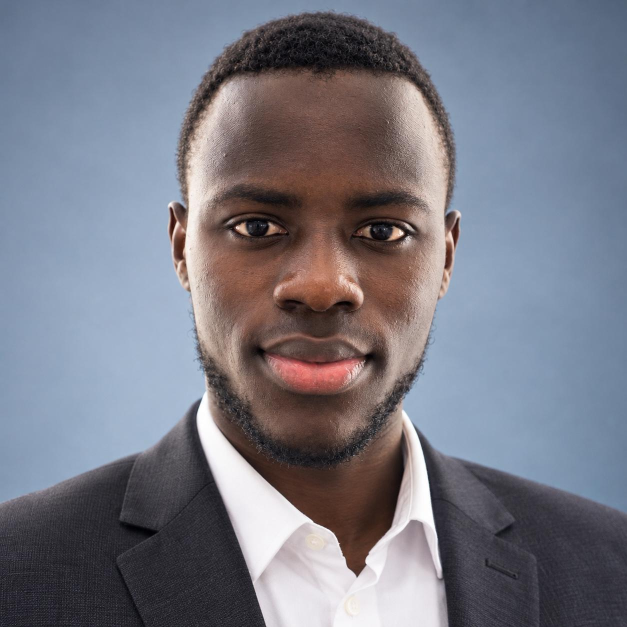
#> input picture photo_profil.jpeg, 1254 x 1254 px (shown at 1/2 size)
$ python make_ascii_svg.py ../photo_profil.jpeg
#> lines starting #> are read from the running program, lines starting #| are printed output that depends on the picture
"""Convertit source-prepped.png en portrait ASCII monochrome qui « s'écrit » ligne par ligne (SVG, SMIL).

- Rampe de densité : clair (clairsemé) -> sombre (dense). L'espace en tête efface le fond.
- Monochrome : une seule couleur de remplissage. Colorer chaque caractère donne l'effet « neige » de la plupart des portraits.
- Chaque ligne est révélée de gauche à droite par un rectangle de découpe animé, un petit curseur bloc suit le bord ;
  les lignes se décalent de haut en bas. Le portrait s'imprime une fois puis se fige (pas de boucle).
- SMIL tourne dans un SVG inclus via <img> : c'est ce que GitHub exécute.
STATIC=1 produit une image figée (aperçu local).

Usage : python scripts/make_ascii_svg.py [source-prepped.png]   ->  assets/ascii-portrait.svg
"""
from __future__ import annotations

import os
import sys
from html import escape
from pathlib import Path

import numpy as np
from PIL import Image

ROOT = Path(__file__).resolve().parent.parent
OUTPUT = ROOT / "assets" / "ascii-portrait.svg"
STATIC = os.environ.get("STATIC") == "1"

RAMP = " .`:-=+*cs#%@"            # clair (clairsemé) -> sombre (dense)
COLUMNS, ROWS = 100, 53           # grille fixe : le portrait a toujours la même emprise
CHAR_W, LINE_H = 6.0, 12.0        # largeur / hauteur d'une case (rapport 0,5 : un caractère est ~2x plus haut que large)
PAD = 16
FONT = "ui-monospace, SFMono-Regular, Menlo, Consolas, 'DejaVu Sans Mono', monospace"
BG, BORDER, INK = "#0d1117", "#30363d", "#c9d1d9"
GAMMA = 1.0                       # < 1 assombrit les tons moyens (plus de densité), > 1 les éclaircit


def to_grid(path: Path) -> np.ndarray:
    """Image -> tableau ROWS x COLUMNS de tons (0 = noir, 1 = blanc), centrée sur un fond blanc."""
    image = Image.open(path).convert("L")
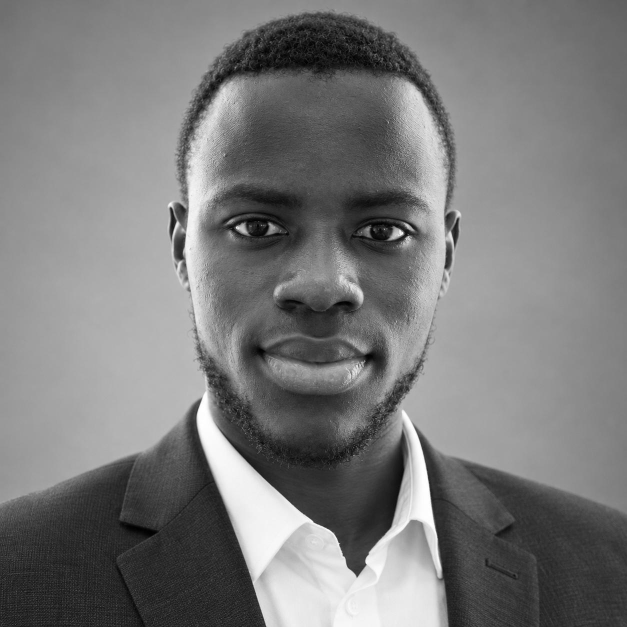
#> image: PIL image 1254x1254 L (shown at 1/2 size); min 0, max 255, mean 121.8
    # une case est ~2x plus haute que large : à l'écran, la hauteur d'une ligne compte pour deux pixels de largeur
    scale = min(COLUMNS / image.width, ROWS / (image.height * CHAR_W / LINE_H))
#> scale = 0.0797
    target_w = max(1, round(image.width * scale))
#> target_w = 100
    target_h = max(1, round(image.height * scale * CHAR_W / LINE_H))
#> target_h = 50
    target_w, target_h = min(target_w, COLUMNS), min(target_h, ROWS)
    small = image.resize((target_w, target_h), Image.Resampling.BOX)       # moyenne par case : bien plus fin que du sous-échantillonnage
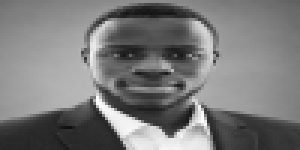
#> small: PIL image 100x50 L (shown 3 times larger); min 16, max 253, mean 121.7
    canvas = Image.new("L", (COLUMNS, ROWS), 255)
#> canvas: PIL image 100x53 L; every value is 255
    canvas.paste(small, ((COLUMNS - target_w) // 2, (ROWS - target_h) // 2))
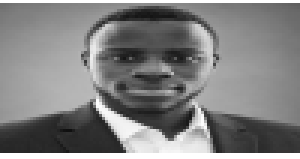
#> canvas: PIL image 100x53 L (shown 3 times larger); min 16, max 255, mean 129.3
    return (np.asarray(canvas, dtype=float) / 255.0) ** GAMMA


def to_rows(tones: np.ndarray) -> list[str]:
    indices = np.rint((1 - tones) * (len(RAMP) - 1)).astype(int)
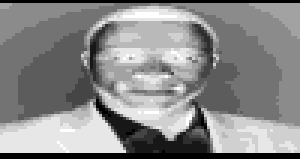
#> indices: shape (53, 100) int64 (shown 3 times larger); min 0, max 11, mean 5.92; drawn with min black and max white
    return ["".join(RAMP[i] for i in row) for row in indices]


def render(rows: list[str]) -> str:
    text_w = COLUMNS * CHAR_W
#> text_w = 600
    width = text_w + 2 * PAD
#> width = 632
    height = ROWS * LINE_H + 2 * PAD
    clips, texts, cursors = [], [], []
    for i, row in enumerate(rows):
        top = PAD + i * LINE_H
        begin = 0.35 + i * 0.06                                    # lignes décalées de haut en bas
        duration = 0.5
        wipe = ""
        cursor = ""
        if not STATIC:
            wipe = (f'<animate attributeName="width" from="0" to="{text_w}" begin="{begin:.2f}s" dur="{duration}s" fill="freeze"/>')
            cursor = (f'<rect y="{top:.1f}" width="{CHAR_W}" height="{LINE_H}" fill="{INK}" opacity="0" x="{PAD}">'
                      f'<set attributeName="opacity" to="0.85" begin="{begin:.2f}s"/>'
                      f'<animate attributeName="x" from="{PAD}" to="{PAD + text_w - CHAR_W}" begin="{begin:.2f}s" dur="{duration}s" fill="freeze"/>'
                      f'<set attributeName="opacity" to="0" begin="{begin + duration:.2f}s"/></rect>')
        clips.append(f'<clipPath id="c{i}"><rect x="{PAD}" y="{top:.1f}" width="{text_w if STATIC else 0}" height="{LINE_H}">{wipe}</rect></clipPath>')
        if row.strip():
            texts.append(f'<text x="{PAD}" y="{top + LINE_H * 0.78:.1f}" textLength="{text_w}" lengthAdjust="spacing" '
                         f'clip-path="url(#c{i})" xml:space="preserve">{escape(row)}</text>')
        cursors.append(cursor)
#> this loop made 53 passes
#> (top, begin) on passes 1 to 12: (16, 0.35), (28, 0.41), (40, 0.47), (52, 0.53), (64, 0.59), (76, 0.65), (88, 0.71), (100, 0.77), (112, 0.83), (124, 0.89), (136, 0.95), (148, 1.01)
#> after the loop, clips = 53 items; cursors = 53 items; texts = 50 items
    return f'''<svg xmlns="http://www.w3.org/2000/svg" width="{width:g}" height="{height:g}" viewBox="0 0 {width:g} {height:g}" role="img" aria-label="ASCII portrait of Papa Youssou Ndiaye">
<style>text{{font:10px {FONT};fill:{INK};white-space:pre}}</style>
<defs>
{chr(10).join(clips)}
</defs>
<rect x=".5" y=".5" width="{width - 1:g}" height="{height - 1:g}" rx="12" fill="{BG}" stroke="{BORDER}"/>
{chr(10).join(texts)}
{chr(10).join(c for c in cursors if c)}
</svg>
'''


def main() -> int:
    source = Path(sys.argv[1]) if len(sys.argv) > 1 else ROOT / "source-prepped.png"
    if not source.exists():
        print(f"{source} introuvable : lancez d'abord  python scripts/prep_photo.py <photo>")
        return 1
    OUTPUT.parent.mkdir(parents=True, exist_ok=True)
    OUTPUT.write_text(render(to_rows(to_grid(source))), encoding="utf-8")
    print(f"-> {OUTPUT.relative_to(ROOT)} ({OUTPUT.stat().st_size // 1024} Ko)")
    return 0


if __name__ == "__main__":
    sys.exit(main())
#> (the program exits here)
